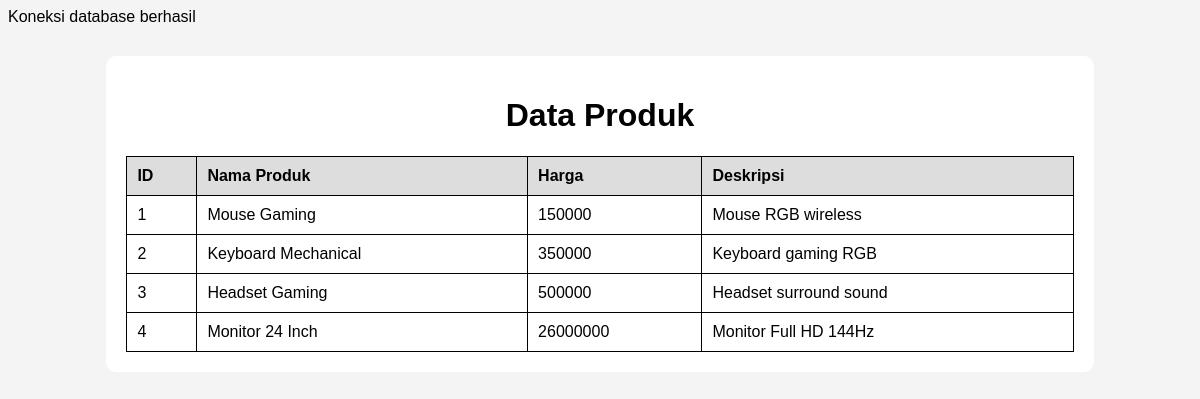
/tugas-7/tampil_produk.php, run on the app's committed database.
### tables this page shows
CREATE TABLE `products` (
  `id` int(11) NOT NULL,
  `nama_produk` varchar(100) NOT NULL,
  `harga` int(11) NOT NULL,
  `deskripsi` text DEFAULT NULL,
  `stok` int(11) NOT NULL
);

### tugas-7/tampil_produk.php (the view, shortened to what this page needs)
<?php
include 'koneksi.php';
$query = "SELECT * FROM products";
$result = mysqli_query($koneksi, $query);
?>
<!DOCTYPE html>
<html lang="en">
<head>
</head>
<body>
    <div class="container">
        <h1>Data Produk</h1>
        <table>
            <tr>
                <th>ID</th>
                <th>Nama Produk</th>
                <th>Harga</th>
                <th>Deskripsi</th>
            </tr>
            <?php while($row = mysqli_fetch_assoc($result)) { ?>
            <tr>
                <td><?php echo $row['id']; ?></td>
                <td><?php echo $row['nama_produk']; ?></td>
                <td><?php echo $row['harga']; ?></td>
                <td><?php echo $row['deskripsi']; ?></td>
            </tr>
            <?php } ?>
        </table>
    </div>
</body>
</html>

### tugas-7/tampil_produk.php (style rules this page uses)
body { font-family: Arial, sans-serif; background-color: #f4f4f4; }
.container { width: 80%; margin: 30px auto; background-color: white; padding: 20px; border-radius: 10px; }
h1 { text-align: center; }
table { width: 100%; border-collapse: collapse; }
table, th, td { border: 1px solid black; }
th, td { padding: 10px; text-align: left; }
th { background-color: #ddd; }

### data on the page
products: id "1", nama_produk "Mouse Gaming", harga "150000", deskripsi "Mouse RGB wireless"
products: id "2", nama_produk "Keyboard Mechanical", harga "350000", deskripsi "Keyboard gaming RGB"
products: id "3", nama_produk "Headset Gaming", harga "500000", deskripsi "Headset surround sound"
products: id "4", nama_produk "Monitor 24 Inch", harga "26000000", deskripsi "Monitor Full HD 144Hz"
